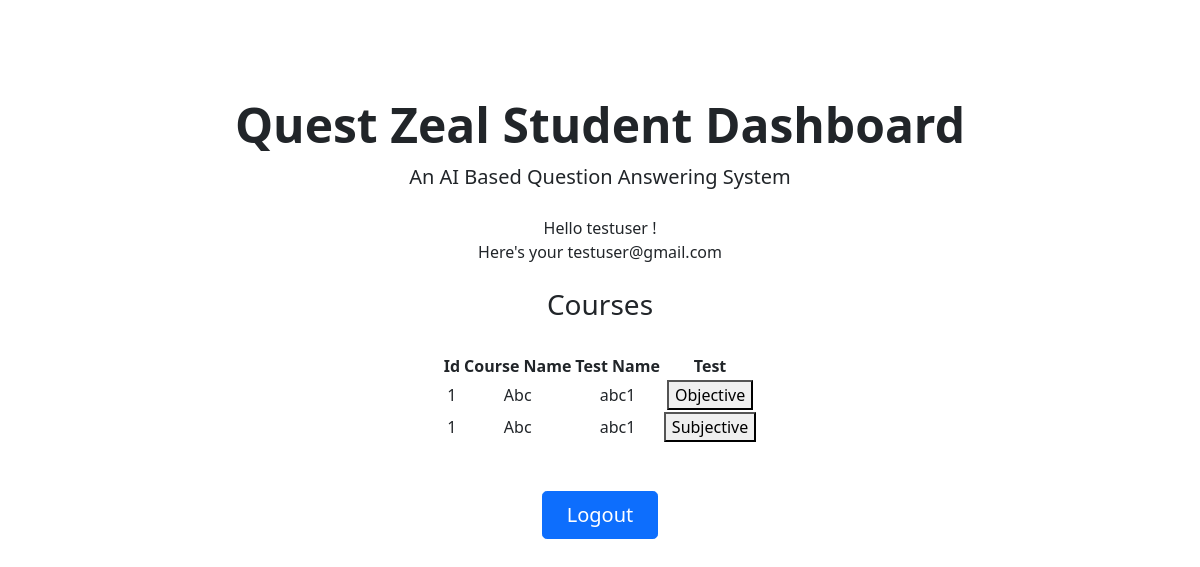
/studentDashboard (signed in), run on an earlier commit of the app's database.
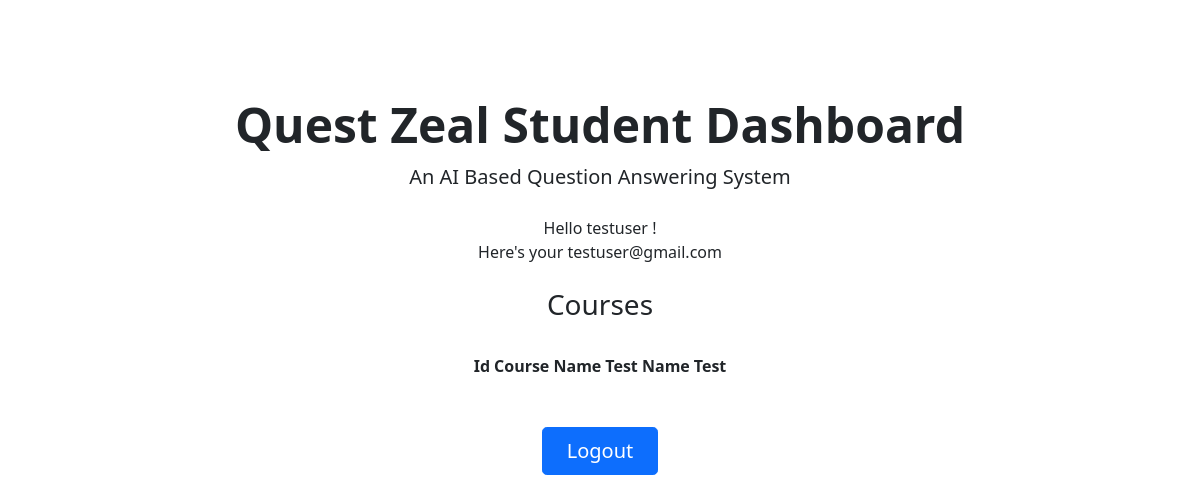
And on a later commit of the database.
### app/models.py (models this page shows, shortened)
class Users(db.Model, UserMixin):
    __tablename__ = 'Users'
    id       = db.Column(db.Integer,     primary_key=True)
    user     = db.Column(db.String(64),  unique = True)
    email    = db.Column(db.String(120), unique = True)
    password = db.Column(db.String(500))

class Tests(db.Model):
    __tablename__ = 'Tests'
    id = db.Column(db.Integer, primary_key=True)
    course_name = db.Column(db.String(20), unique=False, nullable=False)
    test_name = db.Column(db.String(20), unique=False, nullable=False)
    file_name = db.Column(db.String(20), unique=True, nullable=False)

### app/views.py (the view)
@app.route('/studentDashboard')
@login_required
def studentDashboard():
    tests = Tests.query.all()
    if current_user.user == "admin":
        return render_template('page-404.html'), 404
    else :
        return render_template( 'studentDashboard.html',name = current_user.user , email= current_user.email, tests=tests)

### app/views.py (called while the page is built)
@lm.user_loader
def load_user(user_id):
    return Users.query.get(int(user_id))

### app/templates/studentDashboard.html (shortened to what this page needs)
<!DOCTYPE html>
<html lang="en">
  <head>
    <link
      rel="stylesheet"
      href="https://cdn.jsdelivr.net/npm/bootstrap@5.1.1/dist/css/bootstrap.min.css"
    />
    <link rel="stylesheet" href="/static/assets/css/custom.css" />
  </head>
  <body>
    <main>
      <div class="px-4 py-5 my-5 text-center">
        <h1 class="display-5 fw-bold">Quest Zeal Student Dashboard</h1>
        <div class="col-lg-6 mx-auto">
          <p class="lead mb-4">An AI Based Question Answering System</p>
          <div class="d-grid gap-2 d-sm-flex justify-content-sm-center">
            Hello {{name}} !
            <br />
            Here's your {{email}}
          </div>
          <br />
          <div class="d-grid gap-2 d-sm-flex justify-content-sm-center">
            <div>
              <h3>Courses</h3>
              <br />
              <table>
                <thead>
                  <th>Id</th>
                  <th></th>
                  <th>Course Name</th>
                  <th></th>
                  <th>Test Name</th>
                  <th></th>
                  <th>Test</th>
                </thead>
                {% for data in tests %}
                <tbody>
                  <td>{{data.id}}</td>
                  <td></td>
                  <td>{{data.course_name}}</td>
                  <td></td>
                  <td>{{data.test_name}}</td>
                  <td></td>
                  <td> <a href="/Objective_QA_Generation/{{data.id}}"><button>Objective</button></a> </td>
                </tbody>
                <tbody>
                    <td>{{data.id}}</td>
                    <td></td>
                    <td>{{data.course_name}}</td>
                    <td></td>
                    <td>{{data.test_name}}</td>
                    <td></td>
                    <td> <a href="/Subjective_Questions/{{data.id}}"><button>Subjective</button></a> </td>
                  </tbody>
                {% endfor%}
              </table>
            </div>
          </div>
          <br />
          <br />
          <div class="d-grid gap-2 d-sm-flex justify-content-sm-center">
            <a
              href="/logout"
              type="button"
              class="btn btn-primary btn-lg px-4 gap-3"
              >Logout</a
            >
          </div>
        </div>
      </div>
    </main>
  </body>
</html>

What changed in the data, as far as the page shows it:
removed Tests: id "1", course_name "Abc", test_name "abc1"
